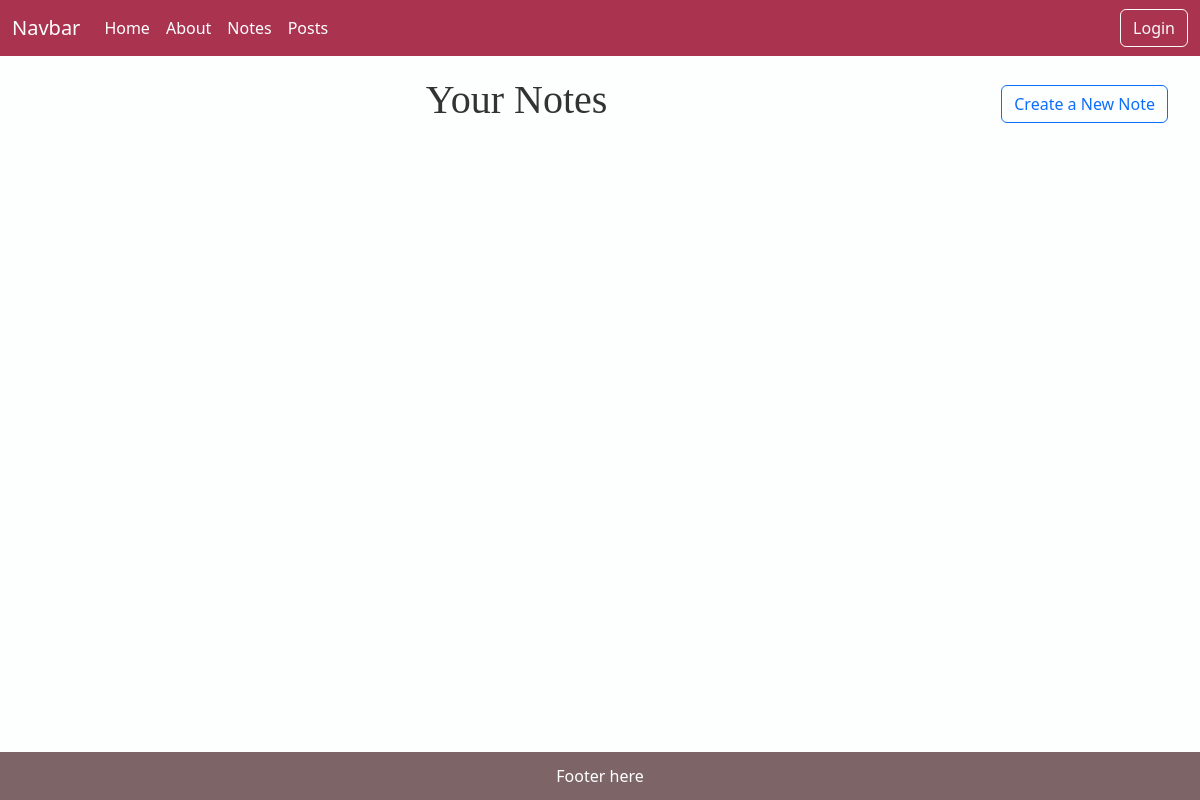
Before: /notes/list/ with the older database file.
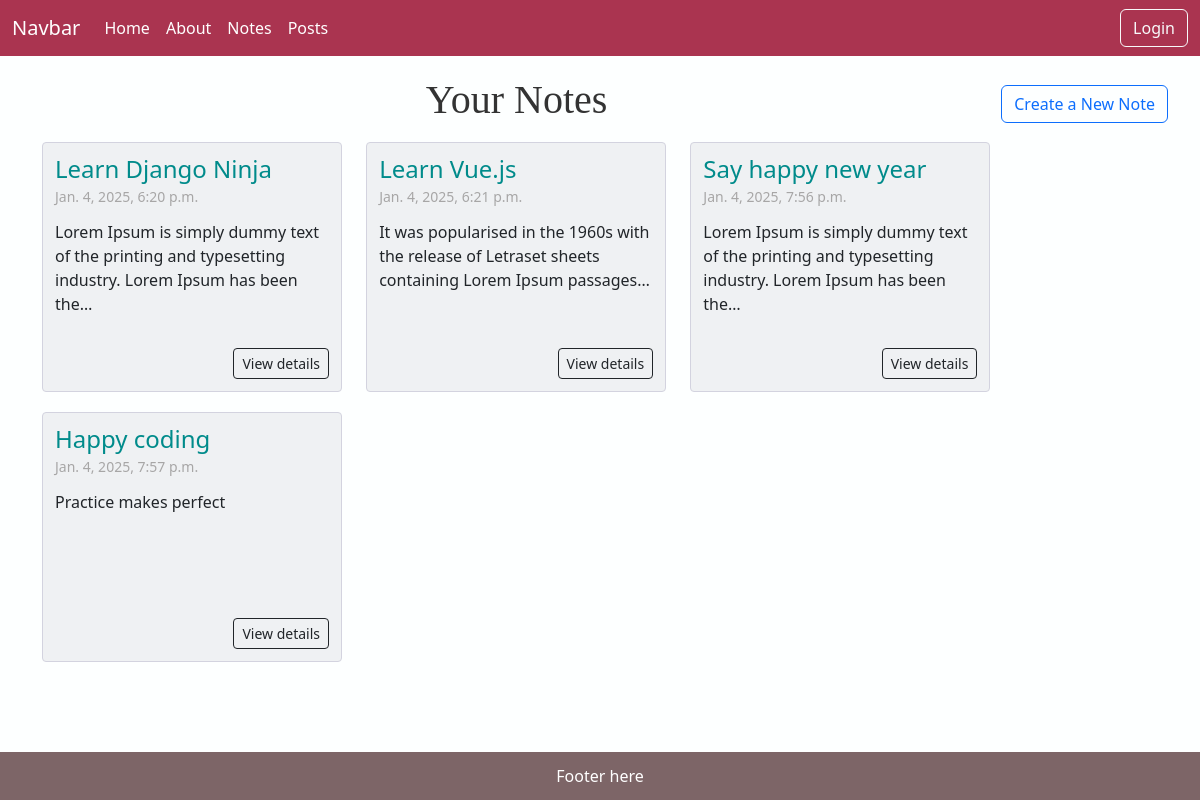
After: the same page with the newer database file.
### notes/models.py (models this page shows, shortened)
class Note(models.Model):
    title = models.CharField(max_length=80)
    text = models.TextField()
    created_on = models.DateTimeField(auto_now_add=True)

### notes/views.py (the view)
# urls.py: path("list/", ListNoteView.as_view(), name="list_note"),
class ListNoteView(ListView):
    template_name = "notes/list_note.html"
    model = Note

### templates/notes/list_note.html
{% extends 'base.html' %}
{% load static %}
{% block css %}
<link rel="stylesheet" href="{% static 'css/notes.css' %}">
{% endblock %}
{% block content %}
<div class="list-note">
  <div class="head">
    <h1>Your Notes</h1>
    <a href="{% url 'create_note' %}" class="btn btn-outline-primary">Create a New Note</a>
  </div>
  {% for note in note_list %}
    <div class="note">
      <h4>{{note.title}}</h4>
      <label for="">{{note.created_on}}</label>
      <p>{{note.text|truncatechars:100}}</p>
      <a href="" class="btn btn-sm btn-outline-dark">View details</a>
    </div>
  {% endfor %}
</div>
{% endblock %}

### templates/base.html (shortened to what this page needs)
{% load static %}
<!DOCTYPE html>
<html lang="en">
<head>
    <link rel="stylesheet" href="https://cdn.jsdelivr.net/npm/bootstrap@5.3.3/dist/css/bootstrap.min.css">
    <link rel="stylesheet" href="https://cdnjs.cloudflare.com/ajax/libs/font-awesome/6.7.1/css/all.min.css">
    <link rel="stylesheet" href="{% static 'css/base.css' %}">
    {% block css %}{% endblock %}
</head>
<body>
    {% include 'navbar.html' %}
    <main class="container-fluid">
    {% block content %}
    {% endblock %}
    </main>
    <footer>
        Footer here
    </footer>
</body>
</html>

### templates/navbar.html (shortened to what this page needs)
<nav class="navbar navbar-expand-lg" data-bs-theme="dark">
    <div class="container-fluid">
      <a class="navbar-brand" href="#">Navbar</a>
      <div class="collapse navbar-collapse" id="navbarSupportedContent">
        <ul class="navbar-nav me-auto mb-2 mb-lg-0">
            <li class="nav-item">
                <a class="nav-link active" aria-current="page" href="{% url 'home' %}">Home</a>
            </li>
            <li class="nav-item">
                <a class="nav-link active" aria-current="page" href="{% url 'about' %}">About</a>
            </li>
            <li class="nav-item">
              <a class="nav-link active" aria-current="page" href="{% url 'list_note' %}">Notes</a>
          </li>
          <li class="nav-item">
            <a class="nav-link active" aria-current="page" href="{% url 'list_posts' %}">Posts</a>
          </li>
        </ul>
        <div class="d-flex" role="search">
          {% if user.is_authenticated %}
            <div class="nav-item dropdown">
              <button class="btn btn-dark dropdown-toggle" href="#" role="button" data-bs-toggle="dropdown" aria-expanded="false">
                {{ user.username }}
              </button>
              <ul class="dropdown-menu">
                <li><a class="dropdown-item" href="#">Action</a></li>
                <li><a class="dropdown-item" href="#">Another action</a></li>
                <li><hr class="dropdown-divider"></li>
                <li><a class="dropdown-item" href="{% url 'logout' %}">Logout</a></li>
              </ul>
            </div>
          {% else %}
            <a href="{% url 'login' %}" class="btn btn-outline-light">Login</a>
          {% endif %}
        </div>
      </div>
    </div>
  </nav>

### static/css/base.css (style rules this page uses)
html, body { padding: 0; margin: 0; min-height: 100vh; }
nav { background-color: #aa3450; }
body { background-color: #fdffff; }
main { min-height: calc(100vh - 104px); }
footer { background-color: #7d6567; color: white; padding: 12px 0 12px 0; text-align: center; }

### static/css/notes.css (style rules this page uses)
.list-note { padding: 20px; }
.list-note h1 { text-align: center; color: #333; font-family: Lobster,cursive; flex: 1; }
.list-note .note { width: 300px; height: 250px; border-radius: 4px; margin: 10px; padding: 12px; display: inline-block; border: 1px solid #d3d3df; background-color: #eff1f3; vertical-align: top; position: relative; }
.list-note .note h4 { margin-bottom: 0; color: darkcyan; font-weight: 300; }
.list-note .note label { margin-top: 0; color: #a7a6a6; font-size: 14px; font-weight: 300; }
.list-note .note p { margin-top: 12px; }
.list-note .note a { position: absolute; bottom: 12px; right: 12px; }
.list-note .head { display: flex; align-items: center; }
.list-note .head a { margin-left: auto; }

Changed rows visible on the page:
added Note: title "Learn Django Ninja", created_on "Jan. 4, 2025, 6:20 p.m.", text "Lorem Ipsum is simply dummy text of the printing and typesetting industry. Lorem Ipsum has been the…"
added Note: title "Learn Vue.js", created_on "Jan. 4, 2025, 6:21 p.m.", text "It was popularised in the 1960s with the release of Letraset sheets containing Lorem Ipsum passages…"
added Note: title "Say happy new year", created_on "Jan. 4, 2025, 7:56 p.m.", text "Lorem Ipsum is simply dummy text of the printing and typesetting industry. Lorem Ipsum has been the…"
added Note: title "Happy coding", created_on "Jan. 4, 2025, 7:57 p.m.", text "Practice makes perfect"
